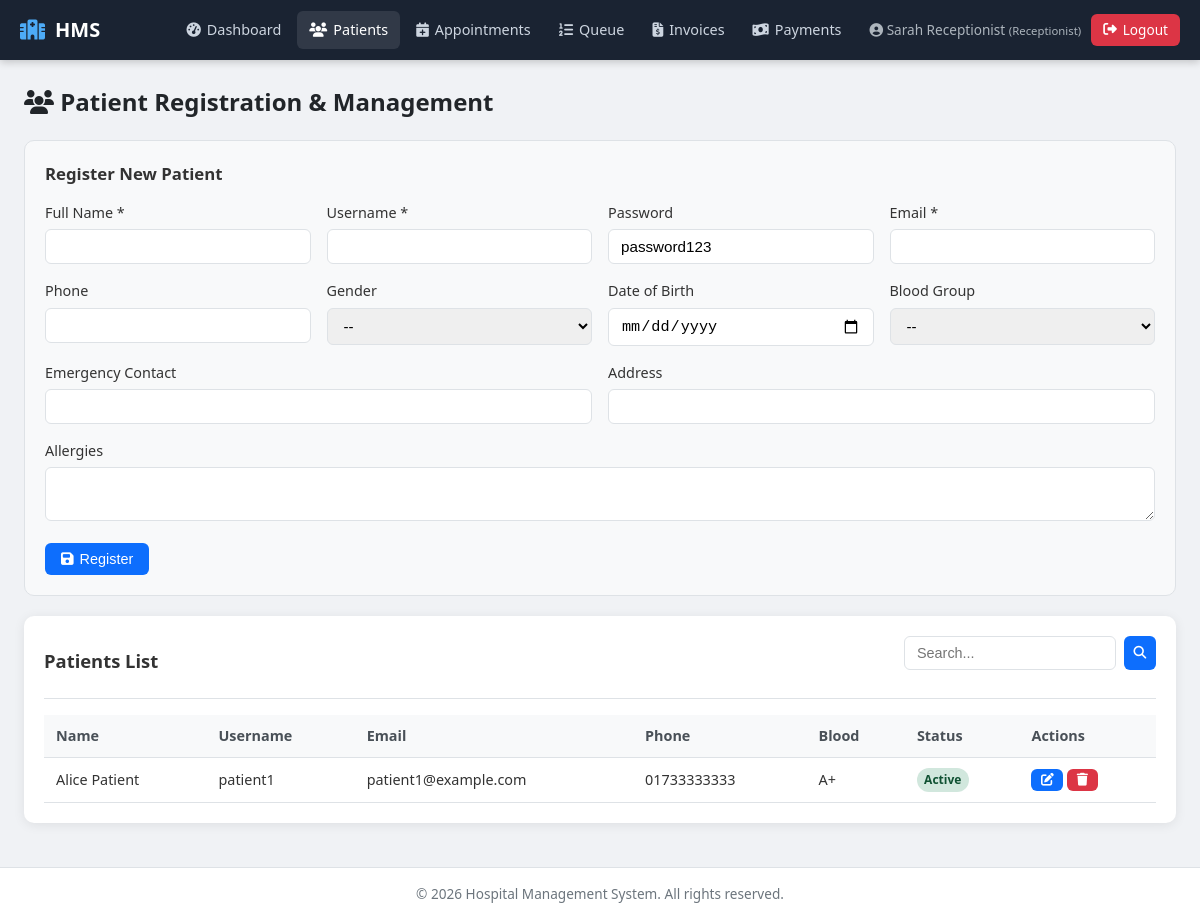
The page /index.php?page=receptionist_patients (signed in) on the database its author committed.
### tables this page shows
CREATE TABLE IF NOT EXISTS patients (
    id INT AUTO_INCREMENT PRIMARY KEY,
    user_id INT NOT NULL UNIQUE,
    blood_group VARCHAR(5) DEFAULT NULL,
    emergency_contact VARCHAR(20) DEFAULT NULL,
    allergies TEXT DEFAULT NULL,
    created_at TIMESTAMP DEFAULT CURRENT_TIMESTAMP,
    INDEX (user_id)
);

CREATE TABLE IF NOT EXISTS users (
    id INT AUTO_INCREMENT PRIMARY KEY,
    username VARCHAR(50) NOT NULL UNIQUE,
    email VARCHAR(100) NOT NULL UNIQUE,
    password VARCHAR(255) NOT NULL,
    full_name VARCHAR(100) NOT NULL,
    role ENUM('admin','doctor','patient','receptionist') NOT NULL,
    phone VARCHAR(20) DEFAULT NULL,
    address TEXT DEFAULT NULL,
    gender ENUM('male','female','other') DEFAULT NULL,
    date_of_birth DATE DEFAULT NULL,
    specialization VARCHAR(100) DEFAULT NULL,  
    status ENUM('active','inactive') DEFAULT 'active',
    created_at TIMESTAMP DEFAULT CURRENT_TIMESTAMP,
    updated_at TIMESTAMP DEFAULT CURRENT_TIMESTAMP ON UPDATE CURRENT_TIMESTAMP
);

### controllers/receptionist_controller.php (called while the page is built, shortened)
<?php
require_once __DIR__ . '/../helpers/helpers.php';
require_once __DIR__ . '/../models/patient_model.php';
function receptionist_patients() {
    $keyword = clean($_GET['q'] ?? '');
    $patients = patient_search($keyword);
    $edit = isset($_GET['id']) ? patient_get_profile((int)$_GET['id']) : null;
    require __DIR__ . '/../views/receptionist/patients.php';
}

### helpers/helpers.php (called while the page is built, shortened)
<?php
function e($string) {
    return htmlspecialchars($string ?? '', ENT_QUOTES, 'UTF-8');
}
function clean($data) {
    return htmlspecialchars(strip_tags(trim($data)), ENT_QUOTES, 'UTF-8');
}

### models/patient_model.php (called while the page is built, shortened)
<?php
require_once __DIR__ . '/../config/database.php';
function patient_search($keyword = '', $limit = 50) {
    $where = ["u.role = 'patient'"];
    $where_sql = implode(' AND ', $where);
    $limit = (int)$limit;
    $sql = "SELECT u.id, u.username, u.full_name, u.email, u.phone, u.gender, u.date_of_birth, u.status,
                   p.blood_group, p.emergency_contact
            FROM users u
            LEFT JOIN patients p ON p.user_id = u.id
            WHERE $where_sql
            ORDER BY u.full_name
            LIMIT $limit";
    $result = db_query($sql);
    $rows = [];
    if ($result) {
        while ($row = mysqli_fetch_assoc($result)) {
            $rows[] = $row;
        }
    }
    return $rows;
}

### config/database.php (called while the page is built, shortened)
<?php
function get_db_connection() {
    static $conn = null;
    if ($conn === null) {
        $conn = mysqli_connect(DB_HOST, DB_USER, DB_PASS, DB_NAME);
        mysqli_set_charset($conn, 'utf8mb4');
    }
    return $conn;
}
function db_query($sql) {
    $conn = get_db_connection();
    $result = mysqli_query($conn, $sql);
    return $result;
}

### views/receptionist/patients.php (the view, shortened to what this page needs)
<?php
require __DIR__ . '/../partials/header.php';
require __DIR__ . '/../partials/navbar.php';
?>
<h1 class="page-title"><i class="fas fa-users"></i> Patient Registration & Management</h1>
<div class="form-panel">
    <h3><?= $edit ? 'Edit Patient' : 'Register New Patient' ?></h3>
    <form method="POST" data-validate>
        <div class="form-row">
            <div class="form-group">
                <label>Full Name *</label>
                <input type="text" name="full_name" class="form-control" required value="<?= e($edit['full_name']??'') ?>">
            </div>
            <?php if (!$edit): ?>
            <div class="form-group">
                <label>Username *</label>
                <input type="text" name="username" class="form-control" required minlength="3">
            </div>
            <div class="form-group">
                <label>Password</label>
                <input type="text" name="password" class="form-control" value="password123" placeholder="Default: password123">
            </div>
            <?php endif; ?>
            <div class="form-group">
                <label>Email *</label>
                <input type="email" name="email" class="form-control" required value="<?= e($edit['email']??'') ?>">
            </div>
        </div>
        <div class="form-row">
            <div class="form-group">
                <label>Phone</label>
                <input type="text" name="phone" class="form-control" value="<?= e($edit['phone']??'') ?>">
            </div>
            <div class="form-group">
                <label>Gender</label>
                <select name="gender" class="form-control">
                    <option value="">--</option>
                </select>
            </div>
            <div class="form-group">
                <label>Date of Birth</label>
                <input type="date" name="date_of_birth" class="form-control" value="<?= e($edit['date_of_birth']??'') ?>">
            </div>
            <div class="form-group">
                <label>Blood Group</label>
                <select name="blood_group" class="form-control">
                    <option value="">--</option>
                </select>
            </div>
        </div>
        <div class="form-row">
            <div class="form-group">
                <label>Emergency Contact</label>
                <input type="text" name="emergency_contact" class="form-control" value="<?= e($edit['emergency_contact']??'') ?>">
            </div>
            <div class="form-group">
                <label>Address</label>
                <input type="text" name="address" class="form-control" value="<?= e($edit['address']??'') ?>">
            </div>
        </div>
        <div class="form-group">
            <label>Allergies</label>
            <textarea name="allergies" class="form-control" rows="2"><?= e($edit['allergies']??'') ?></textarea>
        </div>
        <div class="form-actions">
            <button type="submit" class="btn btn-primary"><i class="fas fa-save"></i> <?= $edit?'Update':'Register' ?></button>
        </div>
    </form>
</div>
<div class="card">
    <div class="card-header">
        <h3>Patients List</h3>
        <form class="search-bar" method="GET">
            <input type="text" name="q" placeholder="Search..." value="<?= e($_GET['q']??'') ?>">
            <button type="submit" class="btn btn-primary btn-sm"><i class="fas fa-search"></i></button>
        </form>
    </div>
    <div class="table-responsive">
        <table class="data-table">
            <thead><tr><th>Name</th><th>Username</th><th>Email</th><th>Phone</th><th>Blood</th><th>Status</th><th>Actions</th></tr></thead>
            <tbody>
            <?php if (empty($patients)): ?>
                <tr><td colspan="7" class="empty-state">No patients found.</td></tr>
            <?php else: foreach ($patients as $p): ?>
                <tr>
                    <td><?= e($p['full_name']) ?></td>
                    <td><?= e($p['username']) ?></td>
                    <td><?= e($p['email']) ?></td>
                    <td><?= e($p['phone']??'-') ?></td>
                    <td><?= e($p['blood_group']??'-') ?></td>
                    <td><span class="badge badge-<?= e($p['status']) ?>"><?= e($p['status']) ?></span></td>
                    <td class="actions">
                        <a href="index.php?page=receptionist_patients&id=<?= (int)$p['id'] ?>" class="btn btn-sm btn-primary"><i class="fas fa-edit"></i></a>
                        <form method="POST" style="display:inline;" data-confirm="Delete this patient?">
                            <button type="submit" class="btn btn-sm btn-danger"><i class="fas fa-trash"></i></button>
                        </form>
                    </td>
                </tr>
            <?php endforeach; endif; ?>
            </tbody>
        </table>
    </div>
</div>
<?php require __DIR__ . '/../partials/footer.php'; ?>

### assets/css/style.css (style rules this page uses)
:root { --primary: #0d6efd; --primary-dark: #0a58ca; --secondary: #6c757d; --success: #198754; --danger: #dc3545; --warning: #ffc107; --info: #0dcaf0; --dark: #212529; --light: #f8f9fa; --border: #dee2e6; --sidebar: #1a2332; --card-shadow: 0 2px 12px rgba(0,0,0,0.08); --radius: 10px; }
* { box-sizing: border-box; margin: 0; padding: 0; }
body { font-family: 'Segoe UI', system-ui, -apple-system, sans-serif; background: #f0f2f5; color: #333; line-height: 1.5; min-height: 100vh; }
a { color: var(--primary); text-decoration: none; }
.card { background: #fff; border-radius: var(--radius); box-shadow: var(--card-shadow); padding: 1.25rem; margin-bottom: 1.25rem; }
.card-header { display: flex; justify-content: space-between; align-items: center; margin-bottom: 1rem; padding-bottom: 0.75rem; border-bottom: 1px solid var(--border); }
.card-header h2, .card-header h3 { margin: 0; font-size: 1.15rem; }
.page-title { font-size: 1.5rem; margin-bottom: 1.25rem; color: var(--dark); }
.table-responsive { overflow-x: auto; }
table.data-table { width: 100%; border-collapse: collapse; font-size: 0.9rem; }
table.data-table th, table.data-table td { padding: 10px 12px; text-align: left; border-bottom: 1px solid var(--border); }
table.data-table th { background: #f8f9fa; font-weight: 600; color: #495057; white-space: nowrap; }
table.data-table .actions { white-space: nowrap; }
.form-group { margin-bottom: 1rem; }
.form-group label { display: block; margin-bottom: 0.35rem; font-weight: 500; font-size: 0.9rem; }
.form-control { width: 100%; padding: 0.5rem 0.75rem; border: 1px solid var(--border); border-radius: 6px; font-size: 0.95rem; transition: border-color 0.2s; }
.form-row { display: grid; grid-template-columns: repeat(auto-fit, minmax(200px, 1fr)); gap: 1rem; }
.form-actions { display: flex; gap: 0.5rem; margin-top: 1rem; flex-wrap: wrap; }
.btn { display: inline-flex; align-items: center; gap: 6px; padding: 0.5rem 1rem; border: none; border-radius: 6px; font-size: 0.9rem; cursor: pointer; transition: background 0.2s, transform 0.1s; text-decoration: none; color: #fff; }
.btn-primary { background: var(--primary); }
.btn-danger { background: var(--danger); }
.btn-sm { padding: 0.3rem 0.6rem; font-size: 0.8rem; }
.badge { display: inline-block; padding: 0.25em 0.6em; font-size: 0.75rem; font-weight: 600; border-radius: 50px; text-transform: capitalize; }
.badge-active { background: #d1e7dd; color: #0f5132; }
.search-bar { display: flex; gap: 0.5rem; margin-bottom: 1rem; flex-wrap: wrap; }
.search-bar input, .search-bar select { padding: 0.5rem 0.75rem; border: 1px solid var(--border); border-radius: 6px; font-size: 0.9rem; }
.search-bar input { flex: 1; min-width: 180px; }
.form-panel { background: #f8f9fa; border: 1px solid var(--border); border-radius: var(--radius); padding: 1.25rem; margin-bottom: 1.25rem; }
.form-panel h3 { margin-bottom: 1rem; font-size: 1.05rem; }

### rows shown on the page
patients: user.full_name "Alice Patient", user.username "patient1", user.email "patient1@example.com", user.phone "01733333333", blood_group "A+", user.status "Active"

### other values the page prints
$user['full_name'] "Sarah Receptionist"
role_label($role) "Receptionist"
